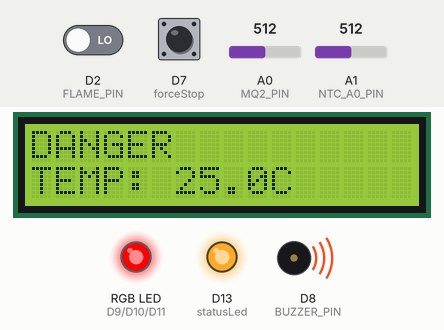
Recording of a sketch running on a simulated Arduino Uno R4 WiFi. Shown: 16×2 character LCD, an RGB LED mixed from three pins (HIGH = lit), output pins drawn as LEDs (lit = HIGH), buzzer (waves = sounding). Dashed ring = blinking. Inputs (shaded band) come from the test bench; at power-on: D2 (FLAME_PIN) LOW, A0 (MQ2_PIN) = 512, A1 (NTC_A0_PIN) = 512, D7 (forceStop) HIGH (analog values on the 0–1023 scale). WiFi joins after 1.5 s; servers stay silent unless stated; network time is answered at once with the bench clock; uploads are accepted with an empty reply; the local clock reads 2024-03-15 10:24:30 at power-on unless the sketch sets it; what the sketch prints to the serial monitor is not drawn.

Above: at 5.7 s.
5.8 s: D2 (FLAME_PIN) driven HIGH
At 6.6 s:
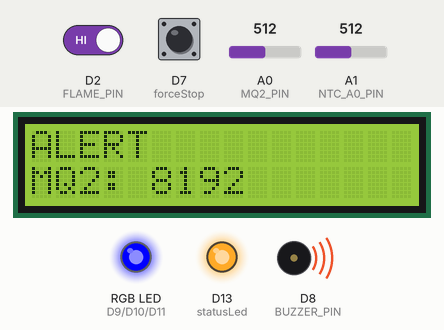
7.3 s: A0 (MQ2_PIN) set to 280
At 8.4 s:
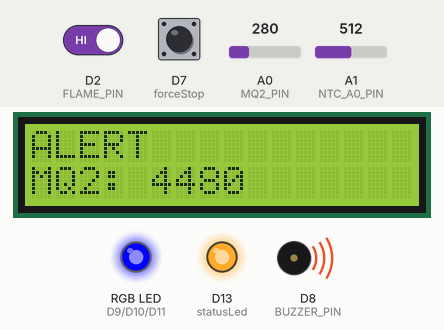
8.8 s: A0 (MQ2_PIN) set to 251
At 10.4 s:
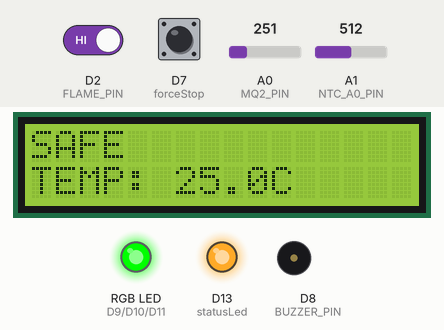
11.8 s: A1 (NTC_A0_PIN) set to 475
At 12.6 s:
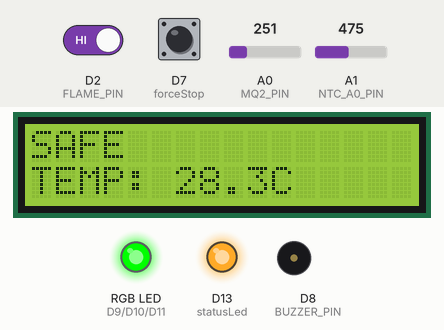
14.8 s: A1 (NTC_A0_PIN) set to 448
At 15.3 s:
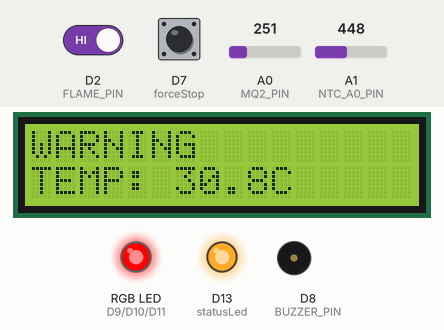
17.8 s: D7 (forceStop) pulled LOW for 3.2 s
At 18.2 s:
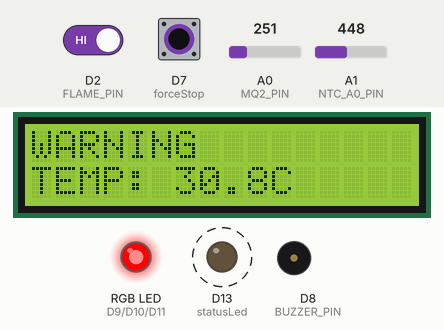
Timing chart, 0 to 22.9 s (numbered marks = the images above; inputs shaded):
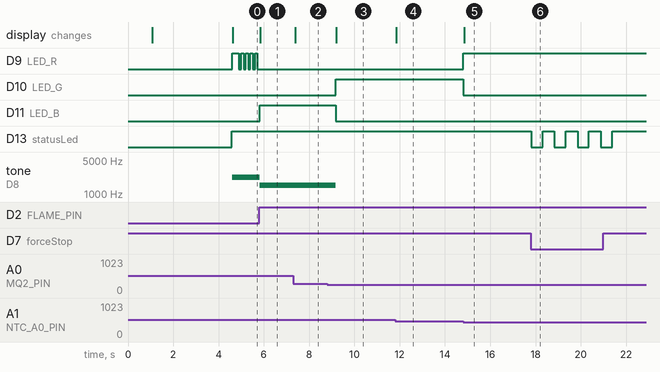

Measured:
- the behaviour switches between 263 and 262 on A0 (MQ2_PIN) (found by bisection; images 2 and 3)
- the behaviour switches between 457 and 456 on A1 (NTC_A0_PIN) (found by bisection; images 4 and 5)
- after the input at 5.8 s, D9 (LED_R): stops changing and stays LOW; D11 (LED_B): LOW → HIGH at once; tone on D8 (BUZZER_PIN): 2200 Hz → 1500 Hz at once; the display: changes at once (image 1)
- after the input at 7.3 s, the display: changes after 0.09 s (image 2)
- after the input at 8.8 s, D10 (LED_G): LOW → HIGH after 0.38 s; D11 (LED_B): HIGH → LOW after 0.38 s; tone on D8 (BUZZER_PIN): 1500 Hz → silent after 0.38 s; the display: changes after 0.40 s (image 3)
- after the input at 11.8 s, the display: changes at once (image 4)
- after the input at 14.8 s, D9 (LED_R): LOW → HIGH at once; D10 (LED_G): HIGH → LOW at once; the display: changes after 0.05 s (image 5)
- after the input at 17.8 s, D13 (statusLed): alternates HIGH for 0.52 s and LOW for 0.50 s, 8 changes in all, then stays HIGH, starting at once

The sketch:

backend.ino
```cpp
#include <WiFiS3.h>
#include <WiFiSSLClient.h>
#include <Arduino.h>
#include <NTPClient.h>
#include <WiFiUdp.h>
#include <time.h>
#include "network_config.h"
#include "firebase.h"
#include "sensors.h"
#include "timee.h"

// Global Objects
WiFiSSLClient client;
WiFiUDP ntpUDP;
NTPClient timeClient(ntpUDP, "pool.ntp.org", 28800);
int counter = 0;

// Variables for Timer Logic
unsigned long lastBlink = 0;
bool blinkState = false;
unsigned long lastFirebaseSend = 0;

void setup() {
  Serial.begin(115200);

  initSensors();

  pinMode(statusLed, OUTPUT);
  pinMode(forceStop, INPUT_PULLUP);
  delay(2000);

  // --- Connect to WiFi ---
  Serial.print("Connecting to WiFi: ");
  Serial.println(ssid);
  WiFi.begin(ssid, pass);

  int retries = 0;
  while (WiFi.status() != WL_CONNECTED ) {
    digitalWrite(statusLed, HIGH);
    delay(200);
    digitalWrite(statusLed, LOW);
    delay(200);
    Serial.print(".");
    retries++;

    if(retries > 40){
      Serial.println("\nConnection time out");
      break;
    }
  }

  if (WiFi.status() == WL_CONNECTED) {
    Serial.println("\nWiFi connected!");
    Serial.print("IP: ");
    Serial.println(WiFi.localIP());
    digitalWrite(statusLed, HIGH);
  }
  timeClient.begin();
}

void loop() {
  timeClient.update();
  String timeString = getFullFormattedTime(timeClient.getEpochTime());

  float temp = readTemperatureC();
  bool flame = flameDetected();
  int gas = readGas();

  String condition = "SAFE";

  // --- PRIORITY LOGIC (Sensors) ---
  if (flame) {
      condition = "DANGER";
      unsigned long now = millis();
      if (now - lastBlink >= 100) {
        lastBlink = now;
        blinkState = !blinkState;
      }
      setRGB(blinkState, false, false);
      buzzer_on(2200);
      lcdTemp("DANGER", temp);
  }
  else if (gas > MQ2_THRESHOLD) {
    condition = "ALERT";
    setRGB(false, false, true);
    buzzer_on(1500);
    lcdGas("ALERT", gas);
    delay(500);
  }
  else if (temp > TEMP_THRESHOLD_C) {
    condition = "WARNING";
    setRGB(true, false, false);
    buzzer_off();
    lcdTemp("WARNING", temp);
  }
  else {
    condition = "SAFE";
    setRGB(false, true, false);
    buzzer_off();
    lcdTemp("SAFE", temp);
  }

  // --- SENDING LOGIC (Timer-based, Non-blocking) ---
  int buttonState = digitalRead(forceStop);

  if(buttonState == HIGH) { // Button NOT pressed (Normal Mode)
    unsigned long currentMillis = millis();

    // Check if 3 seconds have passed
    if (currentMillis - lastFirebaseSend >= 3000) {
      lastFirebaseSend = currentMillis; // Reset timer
      counter++;

      Serial.println("\n-----------------------------");
      Serial.print("Status: ");
      Serial.print(condition);
      Serial.print(" | Temp: ");
      Serial.print(temp, 1);
      Serial.print("C");
      Serial.print(" | Gas: ");
      Serial.print(gas);
      Serial.print(" | Flame: ");
      Serial.println(flame ? "YES" : "NO");

      Serial.print("Sending NEW data: ");
      Serial.println(counter);

      sendToFirebase(counter, condition, temp, gas, flame, timeString);
    }
  }
  else { // Button PRESSED (Pause Mode)
    Serial.println("Pause button press. release to continue");
    digitalWrite(statusLed, LOW);
    delay(500);
    digitalWrite(statusLed, HIGH);
    delay(500);
  }
}
```

firebase.cpp
```cpp
#include <Arduino.h>
#include <WiFiS3.h>
#include <WiFiSSLClient.h>
#include "network_config.h"
#include "firebase.h"

extern WiFiSSLClient client;

void sendToFirebase(int value, String status, float temperature, int gasValue, bool isFlame, String timestamp) {
  if (client.connect(DATABASE_HOST, 443)) {

String data = "{";
    data += "\"counter\":" + String(value) + ",";
    data += "\"status\":\"" + status + "\",";
    data += "\"temperature\":" + String(temperature) + ",";
    data += "\"gas\":" + String(gasValue) + ",";
    data += "\"flame\":" + String(isFlame);
    data += "}";

    String fullPath = "/test/counter/" + timestamp + ".json?auth=" + String(API_KEY);
    //String timestamp = "2026-01-17_17-56-35"; // Example time
    //String fullPath = path + "/" + timestamp + ".json";

    client.print("PUT " + fullPath + " HTTP/1.1\r\n");
    client.print("Host: " + String(DATABASE_HOST) + "\r\n");
    client.print("Connection: close\r\n");
    client.print("Content-Type: application/json\r\n");
    client.print("Content-Length: " + String(data.length()) + "\r\n");
    client.print("\r\n");
    client.print(data);

    Serial.println("Data stored under timestamp: " + timestamp);

    while (client.connected()) {
      String line = client.readStringUntil('\n');
      if (line == "\r") break;
    }
    client.stop();

  } else {
    Serial.println("Connection to Firebase failed.");
  }
}
```

firebase.h
```cpp
#ifndef FIREBASE_H
#define FIREBASE_H

// This is the menu card for the main program
void sendToFirebase(int value, String status, float temperature, int gasValue, bool isFlame, String timestamp);
#endif
```

sensors.cpp
```cpp
#include "sensors.h"
#include <Wire.h>
#include <LiquidCrystal_I2C.h>
#include <math.h>

#define FLAME_PIN   2
#define MQ2_PIN     A0
#define NTC_A0_PIN  A1
#define BUZZER_PIN  8
#define LED_R       9
#define LED_G       10
#define LED_B       11

// NTC Settings
#define ADC_BITS 14
#define ADC_MAX  16383.0
#define VCC      5.0
#define BETA     3950.0
#define R0       10000.0
#define T0       298.15
#define R_FIXED  10000.0
#define TEMP_OFFSET 0.0

const bool NTC_TO_VCC = true;
const bool FLAME_ACTIVE_LOW = true;

// LCD
LiquidCrystal_I2C lcd(0x27, 16, 2);

// ===================== NEW INIT FUNCTION =====================
// Call this once in your main setup()!
void initSensors() {
  Wire.begin();
  analogReadResolution(ADC_BITS);
  pinMode(FLAME_PIN, INPUT);
  pinMode(MQ2_PIN, INPUT);
  pinMode(NTC_A0_PIN, INPUT);
  pinMode(BUZZER_PIN, OUTPUT);
  pinMode(LED_R, OUTPUT);
  pinMode(LED_G, OUTPUT);
  pinMode(LED_B, OUTPUT);

  // Initialize LCD
  lcd.init();
  lcd.backlight();
  lcd.setCursor(0,0);
  lcd.print("System Starting");
  delay(1000);
  lcd.clear();
}

//sensor logic
void setRGB(bool r, bool g, bool b) {
  digitalWrite(LED_R, r ? HIGH : LOW);
  digitalWrite(LED_G, g ? HIGH : LOW);
  digitalWrite(LED_B, b ? HIGH : LOW);
}

void buzzer_on(uint16_t f) { tone(BUZZER_PIN, f); }
void buzzer_off() { noTone(BUZZER_PIN); }

bool flameDetected() {
  int v = digitalRead(FLAME_PIN);
  return FLAME_ACTIVE_LOW ? (v == LOW) : (v == HIGH);
}

float readTemperatureC() {
  int adc = analogRead(NTC_A0_PIN);
  float v = adc * (VCC / ADC_MAX);
  v = constrain(v, 0.001, VCC - 0.001);

  float rNTC = NTC_TO_VCC ?
    R_FIXED * (v / (VCC - v)) :
    R_FIXED * ((VCC - v) / v);

  float tK = 1.0 / ((1.0 / T0) + (1.0 / BETA) * log(rNTC / R0));
  return (tK - 273.15) + TEMP_OFFSET;
}

int readGas(){
    return analogRead(MQ2_PIN);
}

void lcdTemp(const char* cond, float tempC) {
  lcd.clear();
  lcd.setCursor(0, 0);
  lcd.print(cond);
  lcd.setCursor(0, 1);
  lcd.print("TEMP: ");
  lcd.print(tempC, 1);
  lcd.print("C");
}

void lcdGas(const char* cond, int gas) {
  lcd.clear();
  lcd.setCursor(0, 0);
  lcd.print(cond);
  lcd.setCursor(0, 1);
  lcd.print("MQ2: ");
  lcd.print(gas);
}
```

sensors.h
```cpp
#ifndef SENSORS_H
#define SENSORS_H

#include <Arduino.h>

// --- SHARED CONSTANTS (Main needs these) ---
const int MQ2_THRESHOLD = 4200;
const float TEMP_THRESHOLD_C = 30.0;

// --- FUNCTION DECLARATIONS ---
void initSensors();

// Reading Functions
float readTemperatureC();
bool flameDetected();
int readGas();

// Display/Control Functions
void setRGB(bool r, bool g, bool b);
void buzzer_on(uint16_t f = 2000);
void buzzer_off();
void lcdTemp(const char* cond, float tempC);
void lcdGas(const char* cond, int gas);

#endif
```

timee.cpp
```cpp
#include "timee.h"

String getFullFormattedTime(unsigned long epochTime) {
  unsigned long rawTime = epochTime;

  // Calculate Time
  unsigned long currentSecond = rawTime % 60;
  rawTime /= 60;
  unsigned long currentMinute = rawTime % 60;
  rawTime /= 60;
  unsigned long currentHour = rawTime % 24;
  unsigned long days = rawTime / 24;

  // Calculate Year
  int currentYear = 1970;
  while (true) {
    bool isLeap = (currentYear % 4 == 0 && currentYear % 100 != 0) || (currentYear % 400 == 0);
    int daysInYear = isLeap ? 366 : 365;
    if (days >= daysInYear) {
      days -= daysInYear;
      currentYear++;
    } else {
      break;
    }
  }

  // Calculate Month
  int currentMonth = 1;
  bool isLeap = (currentYear % 4 == 0 && currentYear % 100 != 0) || (currentYear % 400 == 0);
  int daysInMonth[] = {31, (isLeap ? 29 : 28), 31, 30, 31, 30, 31, 31, 30, 31, 30, 31};

  for (int i = 0; i < 12; i++) {
    if (days >= daysInMonth[i]) {
      days -= daysInMonth[i];
      currentMonth++;
    } else {
      break;
    }
  }

  int currentDay = days + 1;

  // Format with leading zeros
  String monthStr = (currentMonth < 10) ? "0" + String(currentMonth) : String(currentMonth);
  String dayStr = (currentDay < 10) ? "0" + String(currentDay) : String(currentDay);
  String hourStr = (currentHour < 10) ? "0" + String(currentHour) : String(currentHour);
  String minStr = (currentMinute < 10) ? "0" + String(currentMinute) : String(currentMinute);
  String secStr = (currentSecond < 10) ? "0" + String(currentSecond) : String(currentSecond);

  // Return: "2026-01-17_18-30-05"
  return String(currentYear) + "-" + monthStr + "-" + dayStr + "_" + hourStr + "-" + minStr + "-" + secStr;
}
```

timee.h
```cpp
#ifndef TIMEE_H
#define TIMEE_H

#include <Arduino.h>

// Function Declaration
String getFullFormattedTime(unsigned long epochTime);

#endif
```

network_config.h
```cpp
#ifndef NETWORK_CONFIG_H
#define NETWORK_CONFIG_H
// Replace these with your network info
const char ssid[] = "replaced your wifi name";
const char pass[] = "replaced your wifi password";

// Replace with your Firebase project info
#define API_KEY "kyuGcuZ3iki4t7J7AlnxLER3Nu5lfHsbt7oSS6UW"
#define DATABASE_HOST "ffiredetection-1673c-default-rtdb.asia-southeast1.firebasedatabase.app"

//pin wifi status
#define statusLed 13
#define forceStop 7


#endif
```
